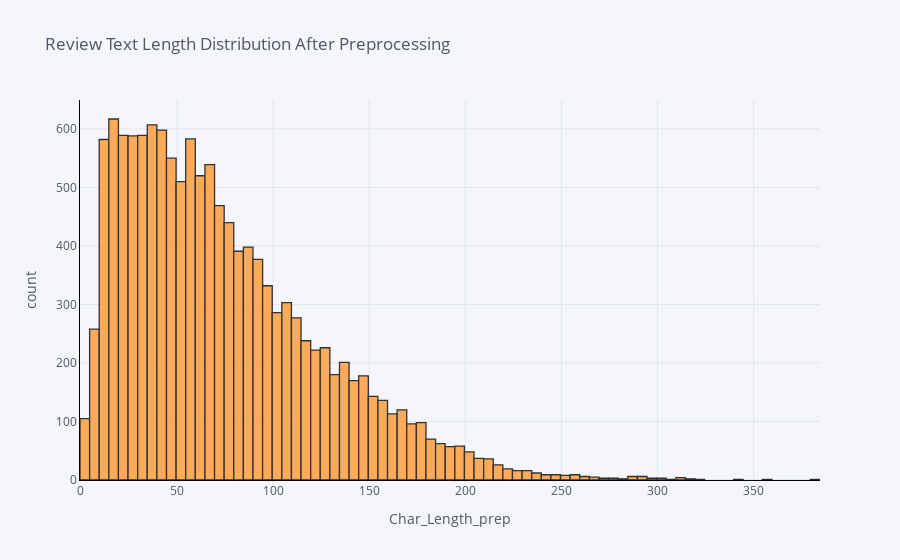

Write notebook code for a chart like this one.
### Code cell
cf.go_offline()
cf.set_config_file(offline=False, world_readable=True)

dataset['Char_Length_Prep'].iplot(
    kind='hist',
    bins=100,
    xTitle='Char_Length_prep',
    linecolor='black',
    yTitle='count',
    title='Review Text Length Distribution After Preprocessing')

### Figure 1 — Plotly figure (JSON) as saved in the notebook; plotly's stock layout.template omitted (floating-point values rounded to 4 significant figures; data arrays with more than 128 entries replaced by an {"elided": "..."} marker saying what was removed)
{"data": [{"histfunc": "count", "histnorm": "", "marker": {"color": "rgba(255, 153, 51, 1.0)", "line": {"color": "#000000", "width": 1.3}}, "name": "Char_Length_Prep", "nbinsx": 100, "opacity": 0.8, "orientation": "v", "type": "histogram", "x": {"elided": "13169 int values"}}], "layout": {"barmode": "overlay", "legend": {"bgcolor": "#F5F6F9", "font": {"color": "#4D5663"}}, "paper_bgcolor": "#F5F6F9", "plot_bgcolor": "#F5F6F9", "title": {"font": {"color": "#4D5663"}, "text": "Review Text Length Distribution After Preprocessing"}, "xaxis": {"gridcolor": "#E1E5ED", "linecolor": "black", "showgrid": true, "tickfont": {"color": "#4D5663"}, "title": {"font": {"color": "#4D5663"}, "text": "Char_Length_prep"}, "zerolinecolor": "#E1E5ED"}, "yaxis": {"gridcolor": "#E1E5ED", "linecolor": "black", "showgrid": true, "tickfont": {"color": "#4D5663"}, "title": {"font": {"color": "#4D5663"}, "text": "count"}, "zerolinecolor": "#E1E5ED"}}}
